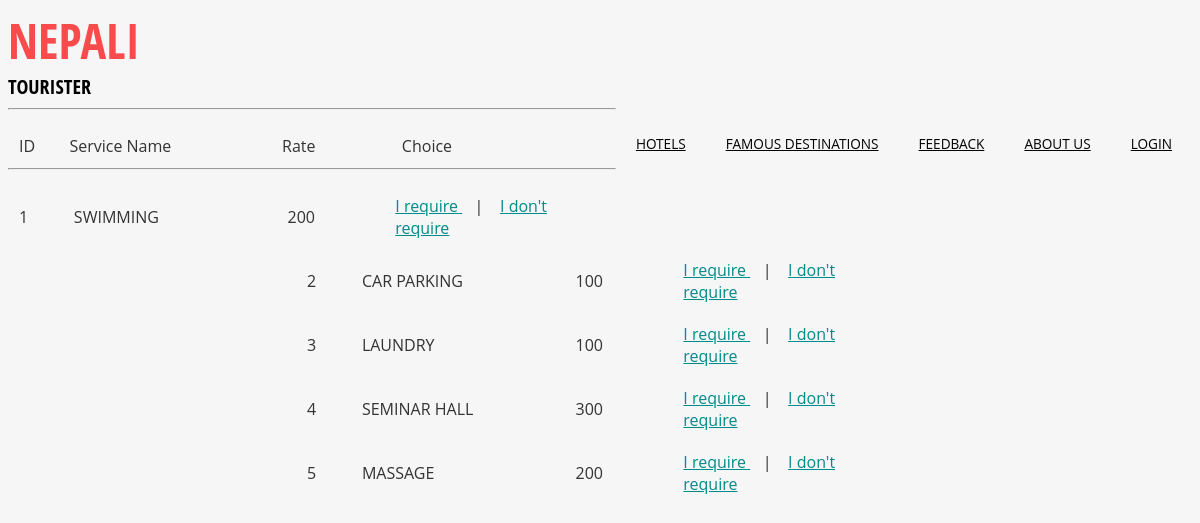
/php/services.php, run on the app's committed database.
### tables this page shows
CREATE TABLE IF NOT EXISTS `services` (
  `serviceID` int(11) NOT NULL,
  `service_name` varchar(15) NOT NULL,
  `service_rate` int(11) NOT NULL
);

### php/services.php (the view, shortened to what this page needs)
<?php
require 'header.php';
$display= "";
?>
<?php
$mysqli = new mysqli("localhost", "root", "", "reservation") or die($mysqli->error);
$select = $mysqli->query("SELECT * FROM services");
while($rows = $select->fetch_array(MYSQL_ASSOC)){
    $serviceID = $rows['serviceID'];
    $serviceName = implode(" ", explode("_", strtoupper($rows['service_name'])));
    $rate = $rows['service_rate'];
    $display .= "<center>
    <table width='50%'>
        <tr>
            <td width='5%'>$serviceID</td>
            <td width='20%'>$serviceName</td>
            <td width='10%'>$rate</td>
            <td width='20%'><a href='services.php?id=$serviceID'>I require </a>&nbsp;&nbsp; | &nbsp;&nbsp; <a href='services.php?did=$serviceID'>I don't require </a></td>
        </tr>
    </table></center>
    ";
}
?>
    <hr>
    <center>
        <table width='50%'>
            <tr>
                <td width='5%'>ID</td>
                <td width='20%'>Service Name</td>
                <td width='10%'>&nbsp;&nbsp;&nbsp;&nbsp;Rate</td>
                <td width="25%">&nbsp;&nbsp;&nbsp;&nbsp;&nbsp;&nbsp;&nbsp;&nbsp;&nbsp;Choice</td>
            </tr>
        </table></center>
<hr>
<?= $display;?>

### css/style.css (style rules this page uses)
body { font-family: helvetica, arial, sans-serif; background-color: lightgoldenrodyellow; color:#333333; }
a { color: darkcyan; }
td,tr { padding-top:15px; }

### css/abcd.css (style rules this page uses)
html, body { font-family: 'Open Sans', sans-serif; background:#F6F6F6; }
body a { transition:0.5s all; -webkit-transition:0.5s all; -moz-transition:0.5s all; -o-transition:0.5s all; -ms-transition:0.5s all; }

### data on the page
services: serviceID "1", service_name "SWIMMING", service_rate "200"
services: serviceID "2", service_name "CAR PARKING", service_rate "100"
services: serviceID "3", service_name "LAUNDRY", service_rate "100"
services: serviceID "4", service_name "SEMINAR HALL", service_rate "300"
services: serviceID "5", service_name "MASSAGE", service_rate "200"

### other printed values
$id[0] "NEPALI"
$id[1] "TOURISTER"
